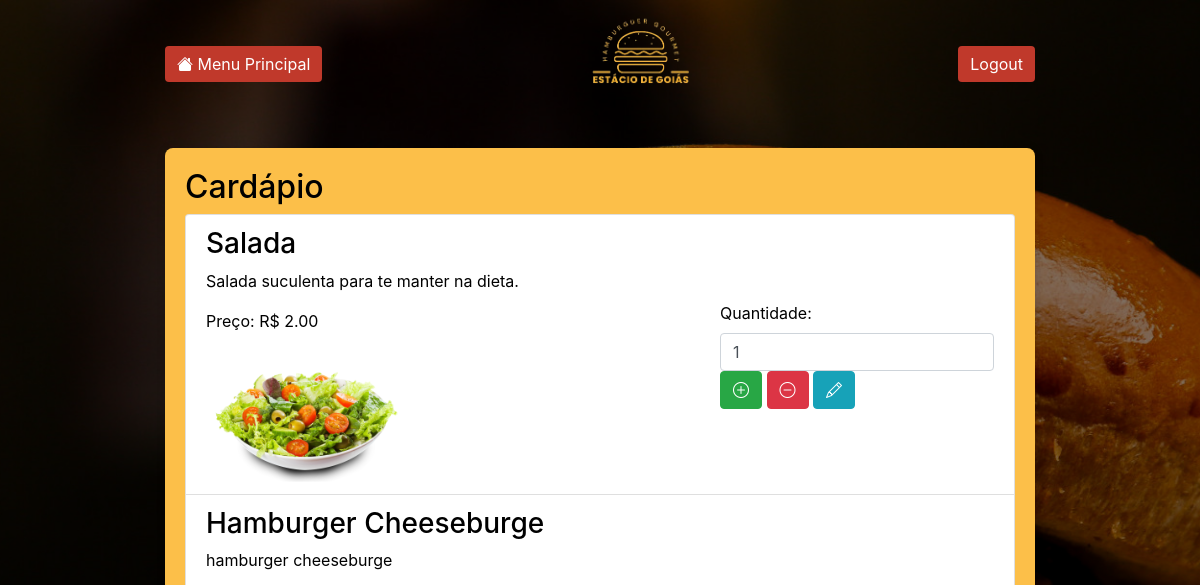
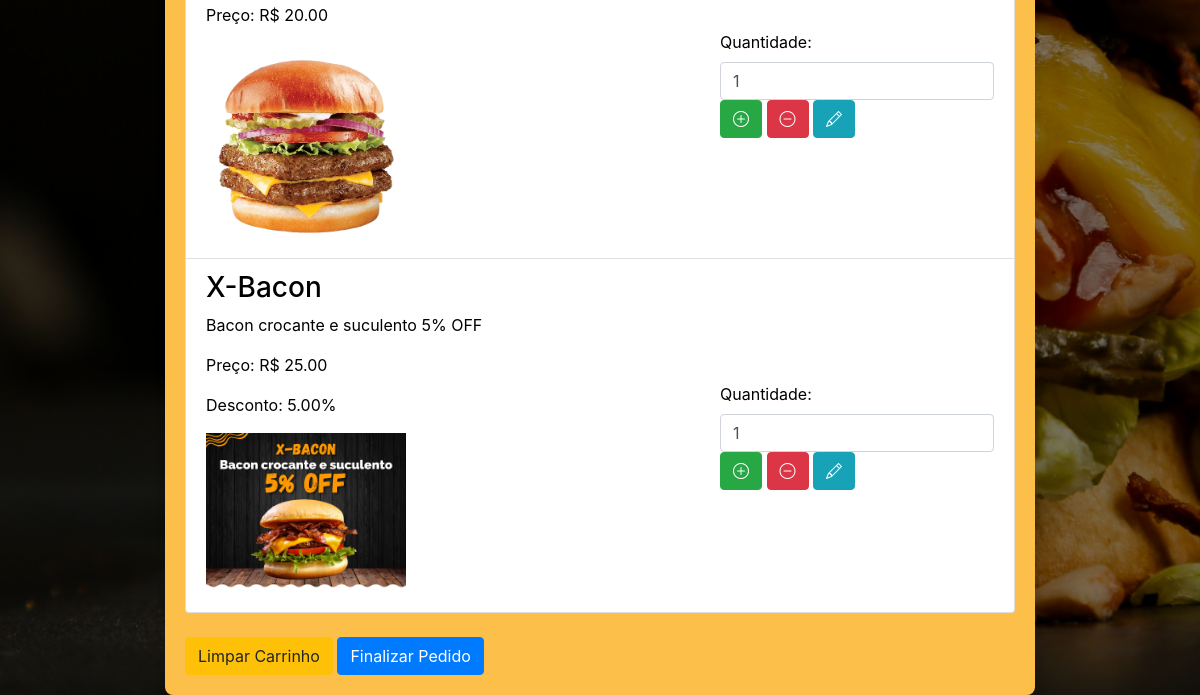
Page /list_pedidos/ (signed in) on the earlier database version (2 pictures, top to bottom).
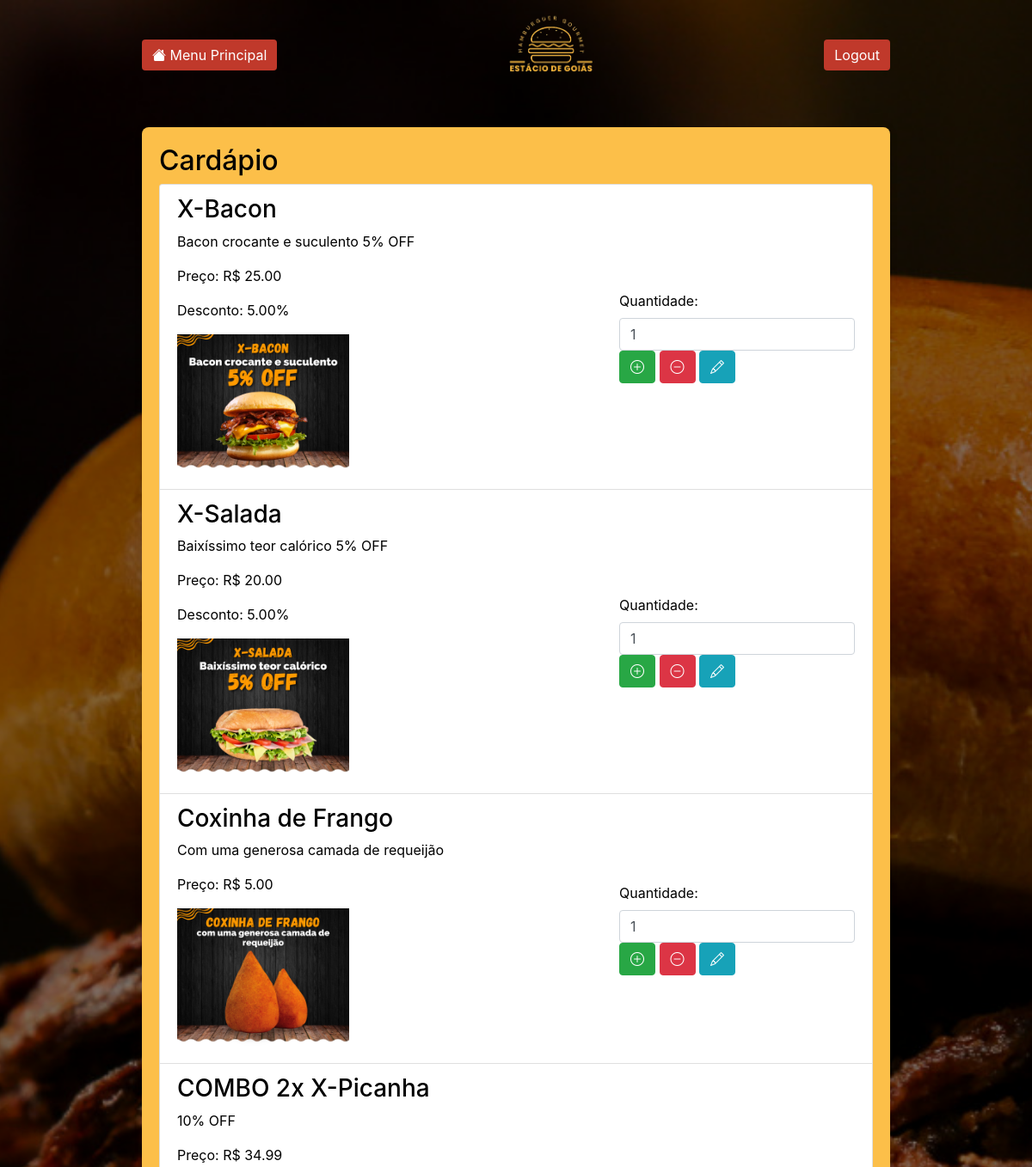
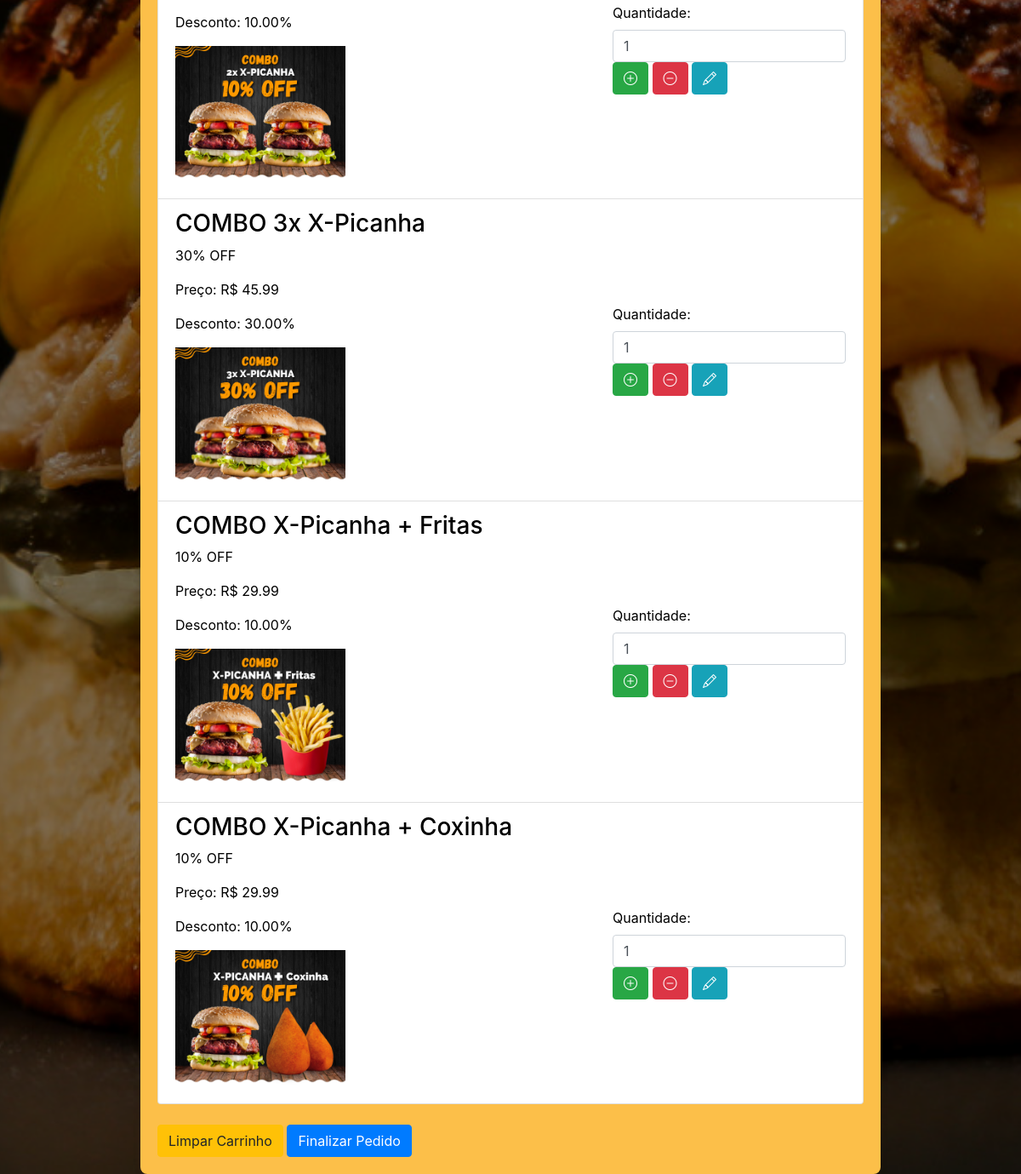
Same page on the later database version (2 pictures, top to bottom).
### core/models.py (models this page shows, shortened)
class Product(models.Model):
    name = models.CharField(max_length=100)
    description = models.TextField(blank=True)  # Descrição não obrigatória
    price = models.DecimalField(max_digits=10, decimal_places=2)
    image = models.ImageField(upload_to='products/')
    preparation_time = models.IntegerField(default=5)  # Campo para tempo de preparo em minutos com valor padrão
    discount = models.DecimalField(max_digits=5, decimal_places=2, blank=True, null=True)  # Campo para desconto percentual

### core/views.py (the view)
# urls.py: path('list_pedidos/', views.list_pedidos, name='list_pedidos'),
def list_pedidos(request):
    products = Product.objects.all()
    cart = request.session.get('cart', {})
    coupon = request.session.get('coupon', '')
    discount = 0
    total_price = 0
    for product_id, quantity in cart.items():
        product = get_object_or_404(Product, id=product_id)
        product_total = product.price * quantity
        if product.discount:
            product_total *= (1 - product.discount / 100)
        total_price += product_total
    if coupon == "DESC10":
        discount = total_price * 0.1
    if total_price >= 80:
        shipping_cost = 0
    else:
        shipping_cost = 15
    final_price = total_price - discount + shipping_cost
    return render(request, 'core/list_pedidos.html', {
        'products': products,
        'total_price': total_price,
        'discount': discount,
        'shipping_cost': shipping_cost,
        'final_price': final_price,
    })

### core/templates/core/list_pedidos.html (shortened to what this page needs)
{% extends 'core/base.html' %}
{% load cart_tags %}
{% load custom_filters %}
{% block content %}
<h2>Cardápio</h2>
<ul class="list-group">
    {% for product in products %}
    <li class="list-group-item d-flex justify-content-between align-items-center">
        <div>
            <h3>{{ product.name }}</h3>
            <p>{{ product.description }}</p>
            <p>Preço: R$ {{ product.price }}</p>
            {% if product.discount %}
            <p>Desconto: {{ product.discount }}%</p>
            {% endif %}
            <img src="{{ product.image.url }}" alt="{{ product.name }}" width="200">
        </div>
        <div>
            <form action="{% url 'add_to_cart' %}" method="post" style="display:inline;">
                <label for="quantity_{{ product.id }}">Quantidade:</label>
                <input type="number" id="quantity_{{ product.id }}" name="quantity" min="1" value="1" class="form-control">
                <button type="submit" class="btn btn-success">
                    <i class="bi bi-plus-circle"></i>
                </button>
            </form>
            {% if user.is_authenticated %}
            <form action="{% url 'delete_product' %}" method="post" style="display:inline;">
                <button type="submit" class="btn btn-danger">
                    <i class="bi bi-dash-circle"></i>
                </button>
            </form>
            <button type="button" class="btn btn-info" data-toggle="modal" data-target="#editModal-{{ product.id }}">
                <i class="bi bi-pencil"></i>
            </button>
            {% endif %}
        </div>
    </li>
    {% endfor %}
</ul>
<div class="mt-4">
    <form action="{% url 'clear_cart' %}" method="post" style="display:inline;">
        <button type="submit" class="btn btn-warning">Limpar Carrinho</button>
    </form>
    <button type="button" class="btn btn-primary" data-toggle="modal" data-target="#cartModal">
        Finalizar Pedido
    </button>
</div>
{% endblock %}

Differences in the rows shown:
removed Product: name "Salada", description "Salada suculenta para te manter na dieta.", price "2.00", image (picture)
removed Product: name "Hamburger Cheeseburge", description "hamburger cheeseburge", price "20.00", image (picture)
added Product: name "X-Salada", description "Baixíssimo teor calórico 5% OFF", price "20.00", discount "5.00", image (picture)
added Product: name "Coxinha de Frango", description "Com uma generosa camada de requeijão", price "5.00", image (picture)
added Product: name "COMBO 2x X-Picanha", description "10% OFF", price "34.99", discount "10.00", image (picture)
added Product: name "COMBO 3x X-Picanha", description "30% OFF", price "45.99", discount "30.00", image (picture)
added Product: name "COMBO X-Picanha + Fritas", description "10% OFF", price "29.99", discount "10.00", image (picture)
added Product: name "COMBO X-Picanha + Coxinha", description "10% OFF", price "29.99", discount "10.00", image (picture)
